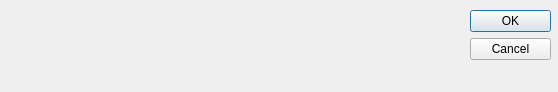
<?xml version="1.0" encoding="UTF-8"?>
<ui version="4.0">
 <class>Dialog</class>
 <widget class="QDialog" name="Dialog">
  <property name="geometry">
   <rect>
    <x>0</x>
    <y>0</y>
    <width>558</width>
    <height>92</height>
   </rect>
  </property>
  <property name="windowTitle">
   <string>Dialog</string>
  </property>
  <widget class="QDialogButtonBox" name="buttonBox">
   <property name="geometry">
    <rect>
     <x>470</x>
     <y>10</y>
     <width>81</width>
     <height>241</height>
    </rect>
   </property>
   <property name="orientation">
    <enum>Qt::Vertical</enum>
   </property>
   <property name="standardButtons">
    <set>QDialogButtonBox::Cancel|QDialogButtonBox::Ok</set>
   </property>
  </widget>
 </widget>
 <resources/>
 <connections>
  <connection>
   <sender>buttonBox</sender>
   <signal>accepted()</signal>
   <receiver>Dialog</receiver>
   <slot>accept()</slot>
   <hints>
    <hint type="sourcelabel">
     <x>248</x>
     <y>254</y>
    </hint>
    <hint type="destinationlabel">
     <x>157</x>
     <y>274</y>
    </hint>
   </hints>
  </connection>
  <connection>
   <sender>buttonBox</sender>
   <signal>rejected()</signal>
   <receiver>Dialog</receiver>
   <slot>reject()</slot>
   <hints>
    <hint type="sourcelabel">
     <x>316</x>
     <y>260</y>
    </hint>
    <hint type="destinationlabel">
     <x>286</x>
     <y>274</y>
    </hint>
   </hints>
  </connection>
 </connections>
</ui>
